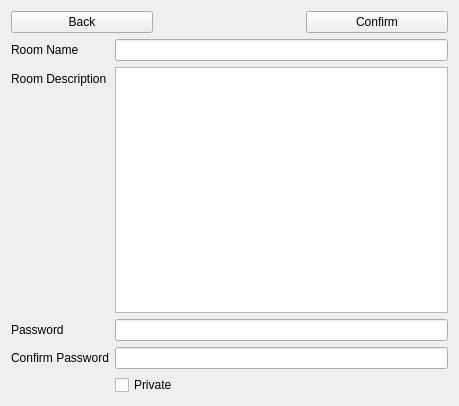
<?xml version="1.0" encoding="UTF-8"?>
<ui version="4.0">
 <class>RoomCreator</class>
 <widget class="QWidget" name="RoomCreator">
  <property name="geometry">
   <rect>
    <x>0</x>
    <y>0</y>
    <width>459</width>
    <height>406</height>
   </rect>
  </property>
  <property name="windowTitle">
   <string>Form</string>
  </property>
  <layout class="QFormLayout" name="formLayout">
   <property name="sizeConstraint">
    <enum>QLayout::SetNoConstraint</enum>
   </property>
   <property name="labelAlignment">
    <set>Qt::AlignJustify|Qt::AlignVCenter</set>
   </property>
   <property name="formAlignment">
    <set>Qt::AlignJustify|Qt::AlignTop</set>
   </property>
   <item row="3" column="0" colspan="2">
    <layout class="QHBoxLayout" name="t">
     <property name="sizeConstraint">
      <enum>QLayout::SetNoConstraint</enum>
     </property>
     <item>
      <widget class="QPushButton" name="backButton">
       <property name="text">
        <string>Back</string>
       </property>
      </widget>
     </item>
     <item>
      <widget class="QLabel" name="errorLabel">
       <property name="text">
        <string/>
       </property>
       <property name="alignment">
        <set>Qt::AlignCenter</set>
       </property>
      </widget>
     </item>
     <item>
      <widget class="QPushButton" name="confirmButton">
       <property name="layoutDirection">
        <enum>Qt::LeftToRight</enum>
       </property>
       <property name="text">
        <string>Confirm</string>
       </property>
      </widget>
     </item>
    </layout>
   </item>
   <item row="9" column="0">
    <widget class="QLabel" name="roomNameLabel">
     <property name="text">
      <string>Room Name</string>
     </property>
    </widget>
   </item>
   <item row="9" column="1">
    <widget class="QLineEdit" name="roomNameBox"/>
   </item>
   <item row="11" column="0">
    <widget class="QLabel" name="roomDescriptionLabel">
     <property name="text">
      <string>Room Description</string>
     </property>
    </widget>
   </item>
   <item row="11" column="1">
    <widget class="QPlainTextEdit" name="descriptionBox"/>
   </item>
   <item row="14" column="0">
    <widget class="QLabel" name="passwordLabel">
     <property name="text">
      <string>Password</string>
     </property>
    </widget>
   </item>
   <item row="14" column="1">
    <widget class="QLineEdit" name="passwordBox">
     <property name="echoMode">
      <enum>QLineEdit::Password</enum>
     </property>
    </widget>
   </item>
   <item row="15" column="0">
    <widget class="QLabel" name="confirmPasswordLabel">
     <property name="text">
      <string>Confirm Password</string>
     </property>
    </widget>
   </item>
   <item row="15" column="1">
    <widget class="QLineEdit" name="confirmPasswordBox">
     <property name="echoMode">
      <enum>QLineEdit::Password</enum>
     </property>
    </widget>
   </item>
   <item row="16" column="1">
    <widget class="QCheckBox" name="privateCheckBox">
     <property name="text">
      <string>Private</string>
     </property>
    </widget>
   </item>
  </layout>
 </widget>
 <resources/>
 <connections/>
</ui>
